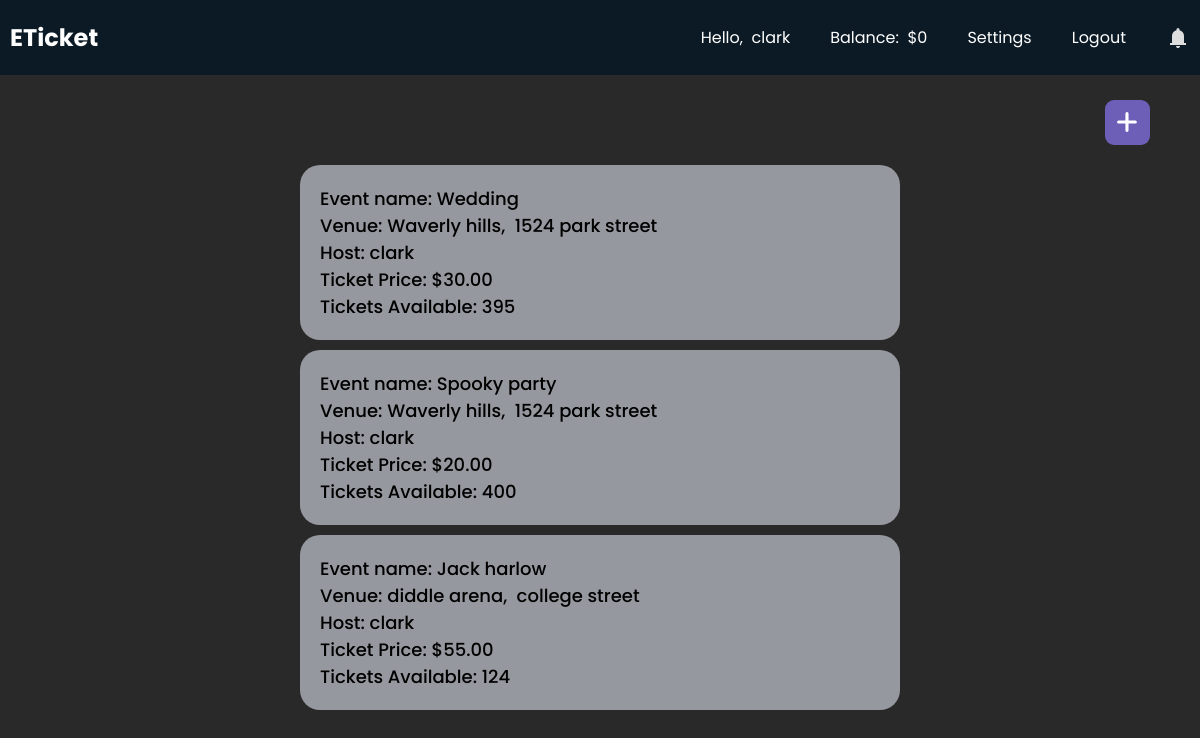
/eticket/event/ (signed in), run on the app's committed database.
### eticket/models.py (models this page shows)
class Event(models.Model):
    id = models.UUIDField(primary_key=True, default=uuid.uuid4, editable=False)
    eventName = models.CharField(max_length=50, default="")
    host = models.ForeignKey(User, on_delete=models.CASCADE, null=True)
    venue = models.ForeignKey(Venue, on_delete=models.CASCADE, null=True)
    ticketPrice = models.DecimalField(max_digits=10, decimal_places=2, default=50)
    ticketQuantity = models.PositiveIntegerField(default=0)

class Venue(models.Model):
    id = models.UUIDField(primary_key=True, default=uuid.uuid4, editable=False)
    owner = models.ForeignKey(User, on_delete=models.CASCADE, null=True)
    name = models.CharField(max_length=100)
    location = models.CharField(max_length=100)
    capacity = models.PositiveIntegerField(default=0)

### eticket/views.py (the view, shortened to what this page needs)
# urls.py: path("event/", views.hostEvent, name="event"),
@login_required
def hostEvent(request):
    events = Event.objects.all()
    venues = Venue.objects.all()
    context = {'events':events, 'venues':venues}
    return render(request, "eticket/hostEvent.html", context)

### eticket/templates/eticket/hostEvent.html (shortened to what this page needs)
{% extends 'eticket/base.html' %}
{% load static %}
{% block extra_css %}
    <link rel="stylesheet" href="{% static 'css/venue.css' %}">
{% endblock %}
{% block content %}
<div id="addbtn"><svg xmlns="http://www.w3.org/2000/svg" width="12" height="12" viewBox="0 0 12 12"><path fill="white" d="M6.5 1.75a.75.75 0 0 0-1.5 0V5H1.75a.75.75 0 0 0 0 1.5H5v3.25a.75.75 0 0 0 1.5 0V6.5h3.25a.75.75 0 0 0 0-1.5H6.5V1.75Z"/></svg></div>
<div class="venue-wrapper" id="venue-wrapper">
    {% for event in events %}
        <div class="venue">
            <span>Event name: {{event.eventName}}</span>
            <span>Venue: {{event.venue.name}}, &nbsp;{{event.venue.location}}</span>
            <span>Host: {{event.host}}</span>
            <span>Ticket Price: ${{event.ticketPrice}}</span>
            <span>Tickets Available: {{event.ticketQuantity}}</span>
        </div>
    {% endfor %}
</div>
{% endblock %}

### eticket/templates/eticket/base.html (shortened to what this page needs)
<!DOCTYPE html>
<html lang="en">
    <head>
        {% load static %}
        <link rel="stylesheet" href="{% static 'css/base.css' %}">
        <link rel="stylesheet" href="https://cdnjs.cloudflare.com/ajax/libs/font-awesome/6.3.0/css/all.min.css">
        {% block extra_css %}
        {% endblock %}
    </head>
    <body>
        <header>
            <nav class="navbar">
                <h2 class="logo"><a href="{% url 'eticket:home' %}">ETicket</a></h2>
                <ul class="all-links">
                    <li id="username"><span>Hello,  {{request.user}}</span></li>
                    <li><span id="balance">Balance:  $0</span></li>
                    <li><a href="">Settings</a></li>
                    <li><a href="{% url 'users:logoutPage' %}">Logout</a></li>
                    <li id="bell-icon">
                        <svg xmlns="http://www.w3.org/2000/svg" width="24" height="24" viewBox="0 0 24 24"><path fill="currentColor" d="M4 19v-2h2v-7q0-2.075 1.25-3.688T10.5 4.2v-.7q0-.625.438-1.063T12 2q.625 0 1.063.438T13.5 3.5v.7q2 .5 3.25 2.113T18 10v7h2v2H4Zm8 3q-.825 0-1.413-.588T10 20h4q0 .825-.588 1.413T12 22Z"/></svg>
                    </li>
                </ul>
            </nav>
        </header>
        <div id="contentwrapper">
            <div id="content">
                {% block content %}
                {% endblock %}
            </div>
        </div>
    </body>
</html>

### eticket/static/css/base.css (style rules this page uses)
* { margin: 0; padding: 0; box-sizing: border-box; font-family: "Poppins", sans-serif; }
html { scroll-behavior: smooth; }
body { background: #292929; }
header { position: fixed; top: 0; left: 0; z-index: 5; width: 100%; display: flex; justify-content: center; background: #0C1A25; }
#contentwrapper { height: 100vh; padding-top: 75px; }
#content { height: calc(100%); display: flex; flex-direction: column; align-items: center; }
.navbar { display: flex; padding: 0 10px; max-width: 1200px; width: 100%; align-items: center; justify-content: space-between; }
.navbar .all-links { display: flex; align-items: center; }
.navbar .all-links li { position: relative; list-style: none; }
.navbar .logo a { display: flex; align-items: center; margin-left: 0; }
#bell-icon { display: flex; align-items: center; justify-content: center; }
header a, header span, header svg, header form { margin-left: 40px; text-decoration: none; color: #fff; height: 100%; padding: 20px 0; display: inline-block; }
#username, #balance { white-space: pre; }
header a:hover, footer a:hover, header svg { color: #ddd; }

### eticket/static/css/venue.css (style rules this page uses)
#content { display: flex; align-items: center; width: 100%; }
.venue-wrapper { display: flex; flex-direction: column; flex: 1; overflow: auto; width: 50%; margin-top: 80px; }
.venue { display: flex; flex-direction: column; width: 100%; padding: 20px; font-weight: 500; font-size: 18px; background-color: #95989e; border-radius: 20px; margin-top: 10px; }
#addbtn { position: fixed; top: 100px; right: 50px; background: #6D5FB7; padding: 10px; border-radius: 20%; display: flex; justify-content: center; align-items: center; cursor: pointer; }
#addbtn svg { height: 25px; width: 25px; }

### data on the page
Event: eventName "Wedding", venue.name "Waverly hills", venue.location "1524 park street", host "clark", ticketPrice "30.00", ticketQuantity "395"
Event: eventName "Spooky party", venue.name "Waverly hills", venue.location "1524 park street", host "clark", ticketPrice "20.00", ticketQuantity "400"
Event: eventName "Jack harlow", venue.name "diddle arena", venue.location "college street", host "clark", ticketPrice "55.00", ticketQuantity "124"

### other printed values
{{ request.user }} "clark"
